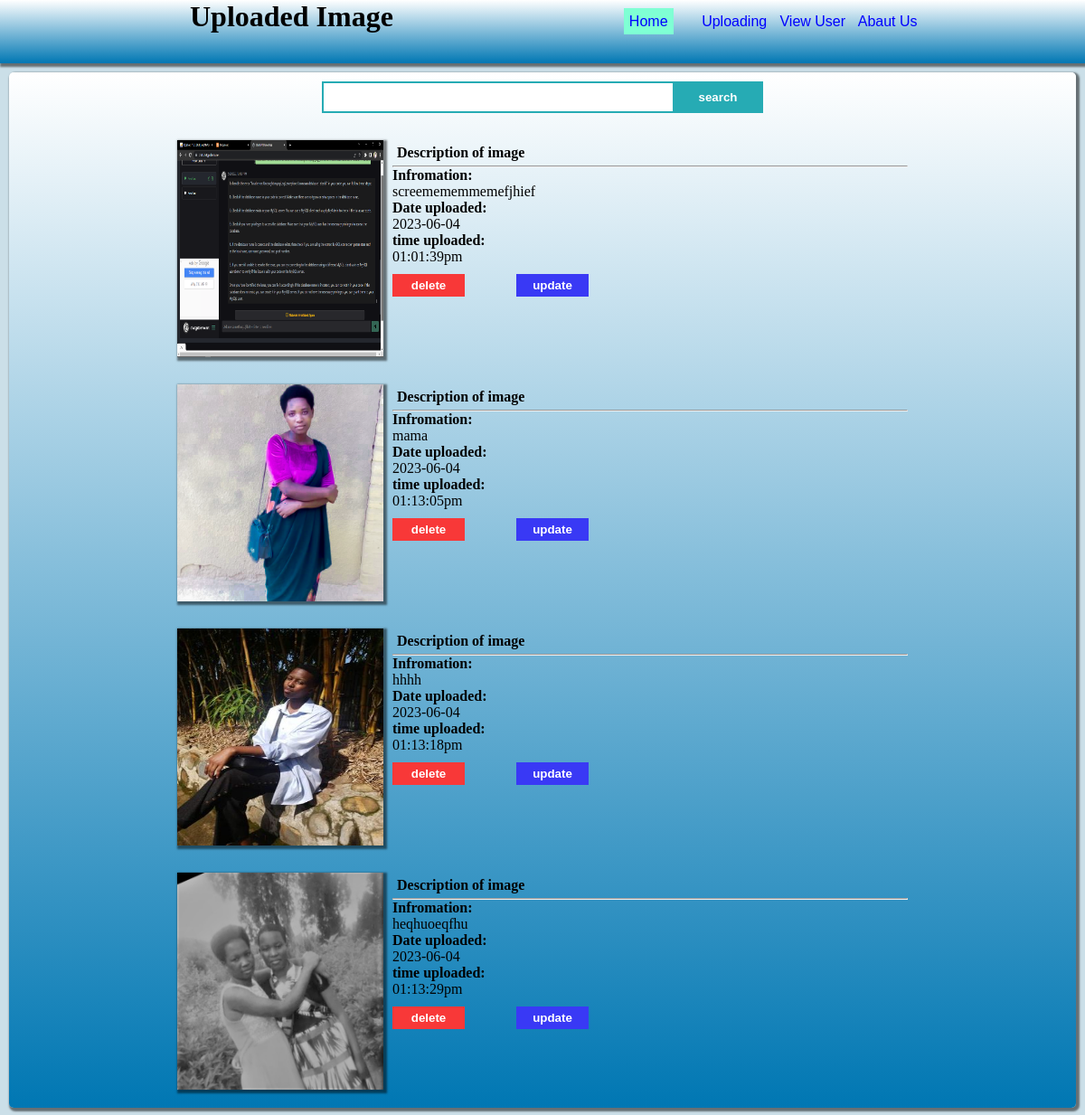
The page /upload_photo/seephoto/index.php on the database its author committed.
### tables this page shows
CREATE TABLE `userphot` (
  `p_id` int(11) NOT NULL,
  `photo` varchar(255) DEFAULT NULL,
  `desc_photo` varchar(255) DEFAULT NULL,
  `us_id` int(11) DEFAULT NULL,
  `up_date` date DEFAULT NULL,
  `up_time` varchar(255) DEFAULT NULL
);

### upload_photo/seephoto/index.php (the view, shortened to what this page needs)
<?php
$conneted= mysqli_connect("localhost","root","","isonic");
?>
<!DOCTYPE html>
<html lang="en">
<head>
    <link rel="stylesheet" href="../../css/photo1.css">
   <link rel="stylesheet" href="../../css/usephoto.css">
</head>
<body>
  <div class="container-for-header">
    <div class="container">
    <h1>Uploaded Image </h1>
    </div>
      <div class="container-for-link">
        <ul>
          <li><a href="" class="linkhome">Home</a></li>
          <li><a href="../">Uploading</a></li>
          <li><a href="../../users/">View User </a></li>
          <li><a href="">Abaut Us</a></li>
        </ul>
       </div>
  </div>
  <div class="container-for-table">
    <div class="container-for-search-photo">
      <form action="" method="post" class='cont-form'>
        <div class="container-for-input">
        <input type="text" name="datato" id=""><input type="submit"  name="search" value="search">
        </div>
      </form>
    </div>
    <div class="container-all-div">
        <?php
        if (isset($_POST['search'])) {
          $namesearch=$_POST['datato'];
          $select="SELECT * FROM `userphot` WHERE desc_photo LIKE '%$namesearch%'";
          $searched=$conneted->query($select);
          if ($searched) {
            while ($photo=mysqli_fetch_array($searched)) {
              ?>
              <div class="container-for-all">
               <div class="container-for-image">
               <img src="../photo/<?php echo$photo[1]?>" alt="" srcset="" class="imageorg">
               </div>
               <div class="container-for-descone">
                 <?php
              echo "<p class='descpragaph-one'><b>Description of image</b></p>";
              echo"<hr>";
              echo "<p><b>Infromation:</b></p>".$photo[2];
              echo"<p><b>Date uploaded:</b></p>".$photo[4];
              echo"<p><b>time uploaded:</b></p>".$photo[5];
              echo"<div class='cont-button'><a href='deletep?idp=$photo[0]'><button class='button delet1'>delete</button></a><a href=''><button class='button update1'>update</button></a></div>";
              echo"</div>" ;
              echo"</div>";
            }
          }else
          {
           die(mysqli_error($conneted));
           echo"no result found";
          }
        }else{
             $sqlselect=$conneted->query("SELECT * FROM `userphot`");
             if ($sqlselect) {
                   while ($result=mysqli_fetch_array($sqlselect)) {
        ?>
             <div class="container-for-all-personar-inf">
                <div class="container-for-image">
                 <img src="../photo/<?php echo $result['1']?>" alt="" srcset="" class="imageorg">
                 </div>
                 <div class="container-for-desc-info">
                   <?php
                   echo "<p class='descpragaph'><b>Description of image</b></p>";
                   echo"<hr>";
                   echo "<p><b>Infromation:</b></p>".$result[2];
                   echo"<p><b>Date uploaded:</b></p>".$result[4];
                   echo"<p><b>time uploaded:</b></p>".$result[5];
                   echo"<div class='cont-button'><a href='deletep?idp=$result[0]'><button class='button delet1'>delete</button></a><a href=''><button class='button update1'>update</button></a></div>";
                   ?>
                 </div>
             </div>
            <?php
            }
            }
            ?>
        </div>
  </div>
</body>
</html>
<?php
}
?>

### css/usephoto.css (style rules this page uses)
.container-for-header { display: flex; justify-content: space-evenly; height: 70px; box-shadow: 2px 2px 2px 2px rgba(0, 0, 0, 0.5); background-image: linear-gradient(180deg ,white,#0077b3); }
* { margin: 0px; }
body { background-color:#cbdfe8 ; }
.container-for-table { padding: 10px; margin: 10px; border-radius: 5px; background-image: linear-gradient(180deg ,white,#0077b3); box-shadow: 2px 2px 2px 2px rgba(0, 0, 0, 0.5); }
.imageorg { width: 100%; height: 100%; }
.container-for-all-personar-inf { display: flex; justify-content: center; margin-top: 30px; }
.container-for-desc-info { width: 50%; height: 20vh; }
.container-for-image { width: 20%; height: 30vh; display: flex; justify-content: center; box-shadow: 2px 2px 2px 2px rgba(0, 0, 0, 0.5); margin-right: 10px; }
.container-all-div { margin: 10px; }
.container-for-link ul { width: 100%; display: flex; font-family: 'Franklin Gothic Medium', 'Arial Narrow', Arial, sans-serif; }
.container-for-link ul li { width: 50%; padding: 5px; align-content: center; list-style-type: none; }
.container-for-link ul li a { text-decoration: none; color: blue; }
.descpragaph { padding: 5px; }
.cont-form { display: flex; justify-content: center; }
input[type=text] { width: 370px; padding: 8px; border-right: none; border-top: 2px solid rgb(38, 171, 180); border-bottom: 2px solid rgb(38, 171, 180); border-left:2px solid rgb(38, 171, 180) ; }
input[type=submit] { width: 100px; padding: 10px; color: white; font-weight: bold; border: none; background-color: rgb(38, 171, 180); }
hr { font-weight: bold; }
.button { width: 80px; padding: 5px; margin-top: 10px; font-weight: bold; color: white; border: none; }
.update1 { background-color: rgb(57, 57, 245); margin-left: 10%; }
.container-for-link { margin-top: 10px; }
.delet1 { background-color: rgb(248, 56, 56); }
.linkhome { padding: 6px; background-color: aquamarine; }

### rows shown on the page
userphot: photo (picture), desc_photo "screemememmemefjhief", up_date "2023-06-04", up_time "01:01:39pm"
userphot: photo (picture), desc_photo "mama", up_date "2023-06-04", up_time "01:13:05pm"
userphot: photo (picture), desc_photo "hhhh", up_date "2023-06-04", up_time "01:13:18pm"
userphot: photo (picture), desc_photo "heqhuoeqfhu", up_date "2023-06-04", up_time "01:13:29pm"
